Frame 1 (no input): blank canvas, image omitted
Frame 60 (no input): blank canvas, image omitted
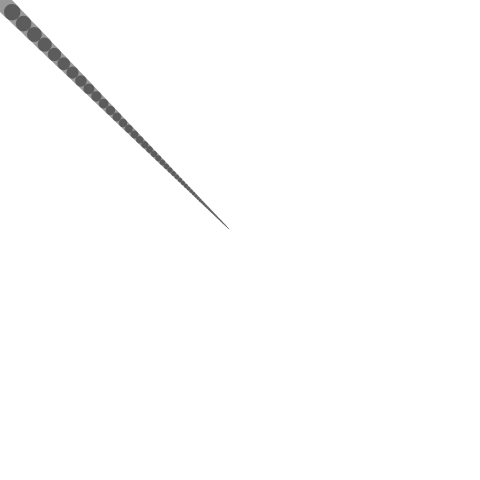
Frame 120 (the mouse pressed at the canvas centre since frame 60)

The p5.js sketch whose frames 1 and 60 were blank and that drew this single picture after the mouse press (run headless with seeded random() and noise() and a simulated clock; from frame 60 on, the mouse is pressed at the canvas centre):

// p5.js sketch
// ── sketch.js
//sketch from Getting Started in P5js Ex 5-9
var x = 0;
var y = 0;
var px = 0;
var py = 0;
var easing = 0.05;

function setup() {
  createCanvas(480, 480);
  stroke(0, 102);
}

function draw() {
  var targetX = mouseX;
  x += (targetX - x) * easing;
  var targetY = mouseY;
  y += (targetY - y) * easing;
  var weight = dist(x, y, px, py);
  strokeWeight(weight);
  line(x, y, px, py);
  py = y;
  px = x;
}
